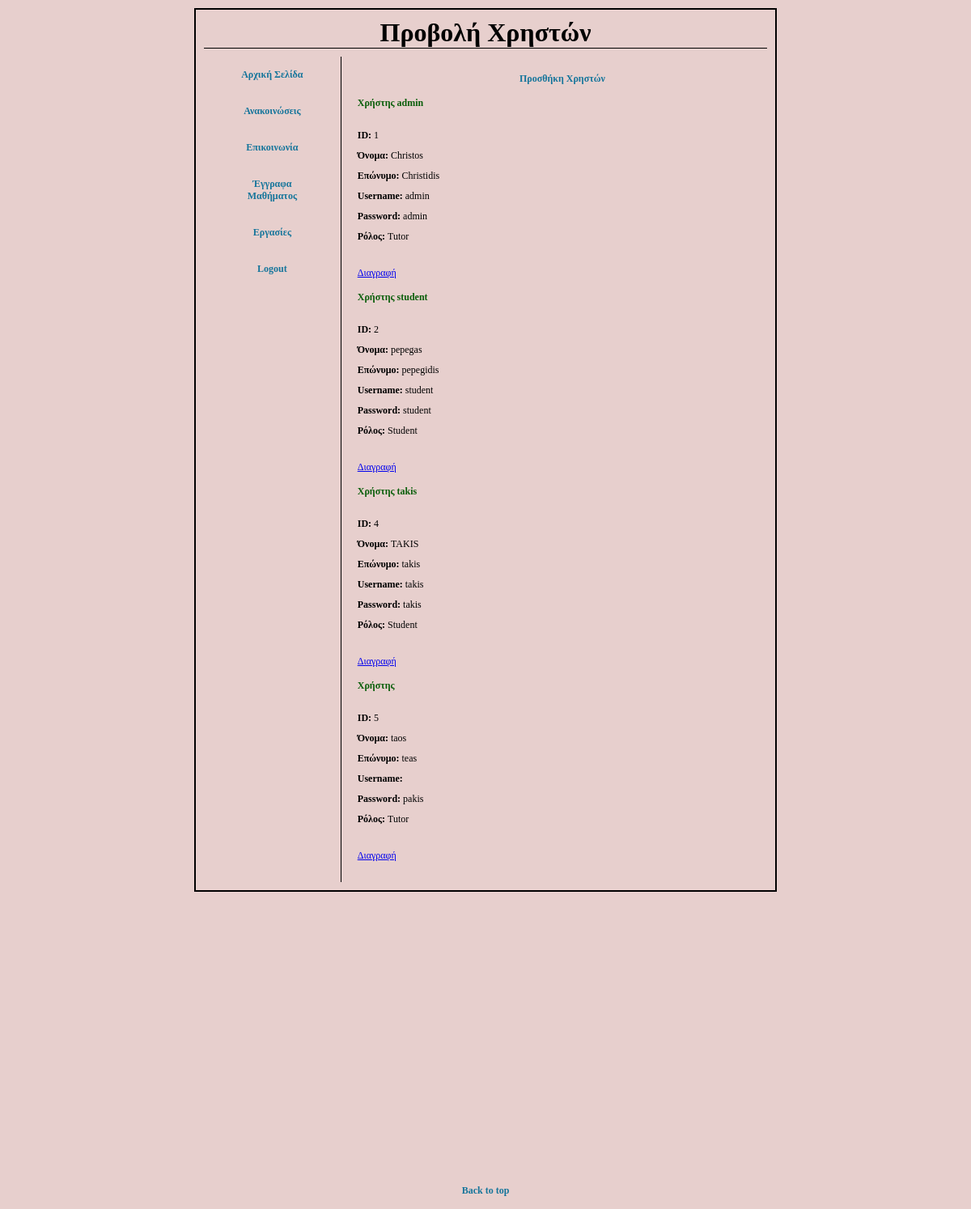
Page /viewusers.php on the committed database.
### tables this page shows
CREATE TABLE `account` (
  `id` int(11) NOT NULL,
  `name` varchar(50) NOT NULL,
  `lastname` varchar(100) NOT NULL,
  `loginame` varchar(150) NOT NULL,
  `password` varchar(100) NOT NULL,
  `isTutor` tinyint(1) NOT NULL DEFAULT 0
);

### viewusers.php (the view, shortened to what this page needs)
<!DOCTYPE html>
<?php
$db = mysqli_connect('localhost', 'root', '', 'student3350partb') or die("could not connect to db");
?>
<html>
<head>
    <link rel="stylesheet" type="text/css" href="./styles.css" />
</head>
<body>
    <div class="page">
        <h1 class="title-container">Προβολή Χρηστών</h1>
        <div class="flex-parent-element">
            <div class="flex-child-element subflex first">
                <ul class="menu">
                    <li> <a href="./index.php" class="button">Αρχική Σελίδα</a></li>
                    <li> <a href="./announcement.php" class="button">Ανακοινώσεις</a></li>
                    <li> <a href="./communication.php" class="button">Επικοινωνία</a></li>
                    <li> <a href="./documents.php" class="button">Έγγραφα Μαθήματος</a></li>
                    <li> <a href="./homework.php" class="button">Εργασίες</a></li>
                    <li> <a href="./login.php" class="button">Logout</a></li>
                </ul>
            </div>
            <div class="flex-child-element second text-div">
                 <?php echo "<a href=\"addusers.php\" class=\"button\">Προσθήκη Χρηστών</a><br>"; ?>
                <ul>
                <?php
                    $query = "SELECT * FROM account";
                    $result = mysqli_query($db, $query);
                    while($row=mysqli_fetch_row($result)){
                       echo "<li class=\"announcement-container\">
                        <section>
                            <h2 class=\"heading2\">Χρήστης ".$row[3]."</h2><br>";
                        echo "<p class=\"announcement-subtitle\"> <b>ID:</b> ";
                        echo  $row[0]."</p>";
                        echo "<p class=\"announcement-subtitle\"> <b>Όνομα:</b> ";
                        echo  $row[1]."</p>";
                        echo "<p class=\"announcement-subtitle\"> <b>Επώνυμο:</b> ";
                        echo  $row[2]."</p>";
                        echo "<p class=\"announcement-subtitle\"> <b>Username:</b> ";
                        echo  $row[3]."</p>";
                        echo "<p class=\"announcement-subtitle\"> <b>Password:</b> ";
                        echo  $row[4]."</p>";
                        echo "<p class=\"announcement-subtitle\"> <b>Ρόλος:</b> ";
                        if($row[5]){
                            echo "Tutor </p>";
                        } else {
                            echo "Student </p>";
                        }
                        echo " </section> </li>";
                        $del = 'deleteusers.php?id='.$row[0];
                        echo "<a href= $del> Διαγραφή </a><br><br>";
                    }
                ?>
                </ul>
            </div>
        </div>
    </div>
    <footer>
        <a href="./announcement.php" class="button">Back to top</a>
    </footer>
</body>
</html>

### styles.css (style rules this page uses)
html, body { padding: 0px; margin: 0px; font-family: Georgia, serif; overflow-y: visible; scroll-behavior: smooth; overflow-x: hidden; background-color: rgb(231, 207, 205); height: 100vh; width: 100vw; display: flex; flex-direction: column; align-items: center; }
* { box-sizing: border-box; padding: 0; margin: 0; }
ul.menu { list-style-type: none; text-align: center; }
.page { border: 2px solid; margin: auto; width: 60%; padding: 10px; margin-top: 10px; }
.title-container { align-self: center; text-align: center; border-bottom: 1px solid; margin-bottom: 5px; text-align: center; }
.button { border: none; padding: 15px 32px; text-align: center; text-decoration: none; display: inline-block; font-size: 1vw; cursor: pointer; font-weight: bold; color: rgb(21, 117, 155); width: 100%; }
.flex-parent-element { display: flex; width: 100%; }
.flex-child-element { margin-top: 5px; width: 100%; }
.subflex { border-right: 1px solid; }
.first { flex: 0.25; }
.second { flex: 0.75; }
.flex-child-element:first-child { margin-right: 20px; }
.text-div { margin-top: 10px; margin-bottom: 10px; font-size: 1vw; }
.heading2 { color: rgb(10, 94, 10); font-size: 1vw; }
.announcement-container { width: auto; height: auto; margin-bottom: 30px; }
.announcement-subtitle { font-size: 1vw; flex-grow: 1; margin-top: 10px; margin-bottom: 10px; }
li { text-align: -webkit-match-parent; }
ul { list-style-type: none; }
section { display: block; }

### rows in the picture
account: loginame "admin", id "1", name "Christos", lastname "Christidis", password "admin", isTutor "Tutor"
account: loginame "student", id "2", name "pepegas", lastname "pepegidis", password "student", isTutor "Student"
account: loginame "takis", id "4", name "TAKIS", lastname "takis", password "takis", isTutor "Student"
account: id "5", name "taos", lastname "teas", password "pakis", isTutor "Tutor"
